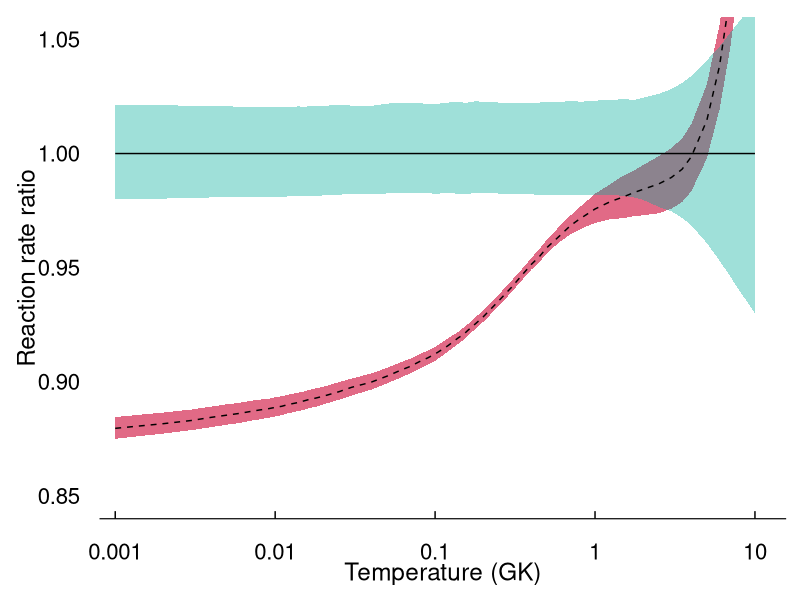

Source code (R):
require(purrr)
require(forcats)
require(dplyr)
require(tidyverse)
require(ggplot2)
require(ggthemes)
require(colorspace)
NABe7 <- read.csv("MCMCrates_Be7.csv",header = TRUE)
Norm <- NABe7$median

NAI_new <- NABe7[,c("T9","median","lower","upper")]  %>%
  set_names(c("T9","Adopted","Lower","Upper")) %>%
  mutate(Adopted = Adopted/Norm) %>%
  mutate(Lower = Lower/Norm) %>%
  mutate(Upper = Upper/Norm)  %>%
  mutate(data="presentI")


old <- read.csv("Be7Li.csv",header = TRUE) 
old <- old[,c("T.9","Adopted","Lower","Upper")]  %>%
  set_names(c("T9","Adopted","Lower","Upper"))  %>%
#  filter(T9 <=1) %>%
  mutate(data="previous") %>%
  mutate(Adopted = Adopted/Norm) %>%
  mutate(Lower = Lower/Norm) %>%
  mutate(Upper = Upper/Norm)


joint <- rbind(old,NAI_new)
joint$data <- as.factor(joint$data)
joint$data <- factor(joint$data, levels = c("previous","presentI"))


pdf("Be7_NAratio.pdf", width=7.5, height=5)
ggplot(joint,aes(x=T9,y=Adopted, group=data,fill=data,linetype=data)) +
  geom_ribbon(aes(x=T9,ymin=Lower, ymax=Upper,alpha=data),show.legend=FALSE) +
  scale_alpha_manual(values=c(1,0.375))+
  geom_line(size=0.5) +
  coord_cartesian(ylim=c(0.85,1.05),xlim=c(0.00125,10)) +
  theme_economist_white() + xlab("Temperature (GK)") + ylab("Reaction rate ratio") +
  scale_fill_discrete_qualitative(name="") +
  scale_x_log10(breaks = c(0.001,0.01,0.1,1,10),labels=c("0.001","0.01","0.1","1","10"))  +
  #  annotation_logticks(base=2.875,sides = "l") +
  scale_linetype_manual(guide=F,values=c("dashed","solid"),name="") +
  theme(panel.grid.major = element_blank(),
        panel.grid.minor = element_blank(),
        legend.position = c(0.45,0.95),
        legend.text = element_text(size=13),
        legend.text.align = 1,
        legend.background = element_rect(colour = "white",fill=NA),
        plot.background = element_rect(colour = "white", fill = "white"),
        panel.background = element_rect(colour = "white", fill = "white"),
        legend.key = element_rect(colour = "white", fill = "white"),
        axis.title = element_text(color="black", size=17.5),
        strip.text = element_text(size=10),
        strip.background = element_rect("gray85"),
        axis.text.y = element_text(size = 16, margin = unit(c(t = 0, r = 5, b = 0, l = 0), "mm")),
        axis.text.x = element_text(size = 16, margin = unit(c(t = 5, r = 0, b = 0, l = 0), "mm")))
dev.off()
